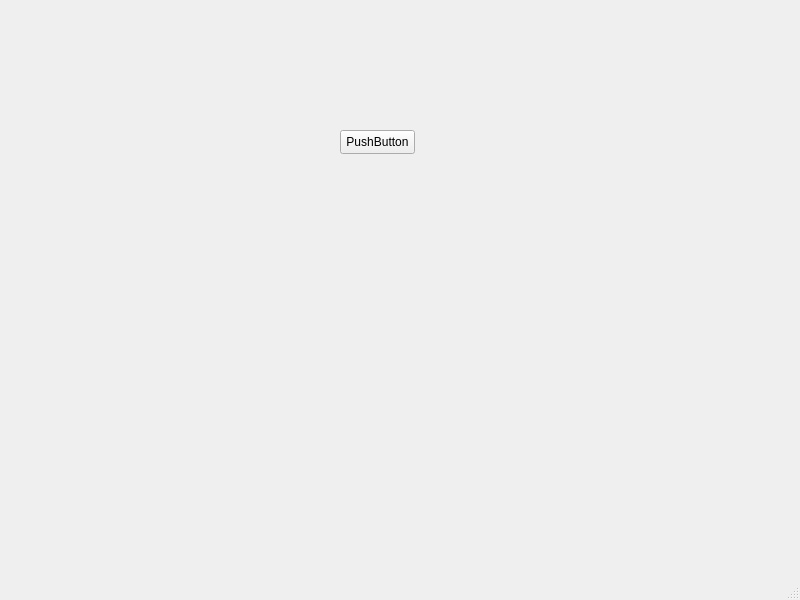
<?xml version="1.0" encoding="UTF-8"?>
<ui version="4.0">
 <class>MainWindow</class>
 <widget class="QMainWindow" name="MainWindow">
  <property name="geometry">
   <rect>
    <x>0</x>
    <y>0</y>
    <width>800</width>
    <height>600</height>
   </rect>
  </property>
  <property name="windowTitle">
   <string>MainWindow</string>
  </property>
  <widget class="QWidget" name="centralwidget">
   <widget class="QPushButton" name="pushButton">
    <property name="geometry">
     <rect>
      <x>340</x>
      <y>130</y>
      <width>75</width>
      <height>24</height>
     </rect>
    </property>
    <property name="text">
     <string>PushButton</string>
    </property>
   </widget>
  </widget>
  <widget class="QMenuBar" name="menubar">
   <property name="geometry">
    <rect>
     <x>0</x>
     <y>0</y>
     <width>800</width>
     <height>22</height>
    </rect>
   </property>
  </widget>
  <widget class="QStatusBar" name="statusbar"/>
 </widget>
 <resources/>
 <connections/>
</ui>
